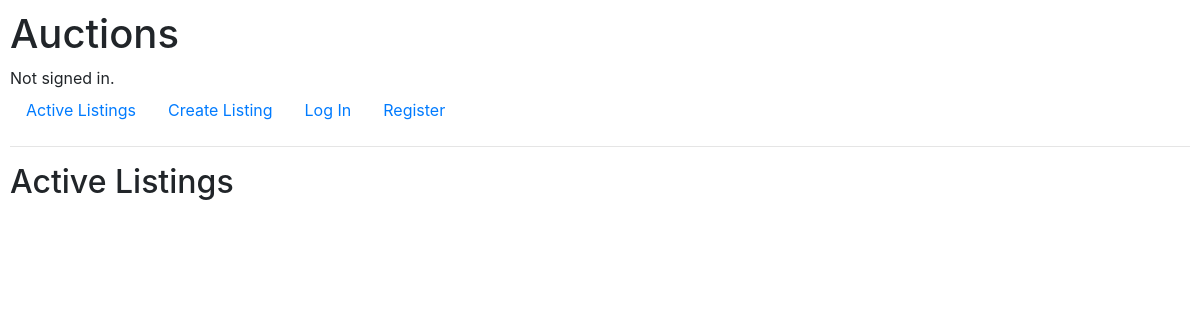
The app's page /, older data.
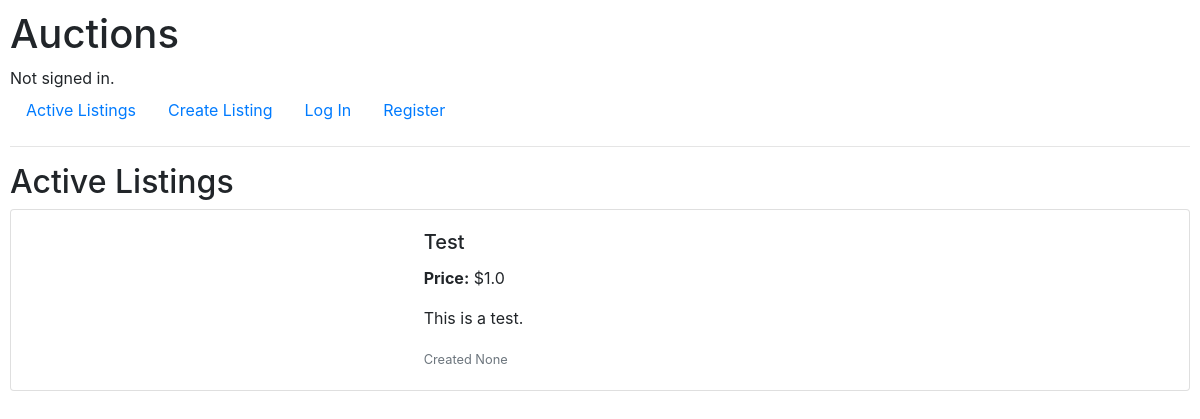
The same page, newer data.
### auctions/models.py (models this page shows)
class Listing(models.Model):
    title = models.CharField(max_length=64)
    starting_bid = models.FloatField()
    description = models.CharField(max_length=256, blank=True)
    date_created = models.DateTimeField(auto_now_add=True)
    image = models.CharField(max_length=2550, blank=True)
    category = models.CharField(max_length=64, blank=True)
    listed_by = models.ForeignKey(User, on_delete=models.CASCADE)

### auctions/views.py (the view)
# urls.py: path("", views.index, name="index"),
def index(request):
    return render(request, "auctions/index.html", {
            "listings": Listing.objects.all()
    })

### auctions/templates/auctions/index.html (shortened to what this page needs)
{% extends "auctions/layout.html" %}
{% block body %}
    <h2>Active Listings</h2>
    {% for listing in listings %}
    <div class="card mb-3">
        <div class="row no-gutters">
            <div class="col-md-4">
            </div>
            <div class="col-md-8">
                <div class="card-body">
                    <h5 class="card-title"> {{ listing.title }} </h5>
                    <p class="card-text"> <b>Price:</b> ${{ listing.starting_bid }} </p>
                    <p class="card-text"> {{ listing.description }} </p>
                    <p class="card-text"><small class="text-muted">Created {{ listing.date_created }} </small></p>
                </div>
            </div>
        </div>
    </div>
    {% endfor %}
{% endblock %}

Row changes from the older to the newer data that the page shows:
added Listing: title "Test", starting_bid "1.0", description "This is a test.", date_created "None"
